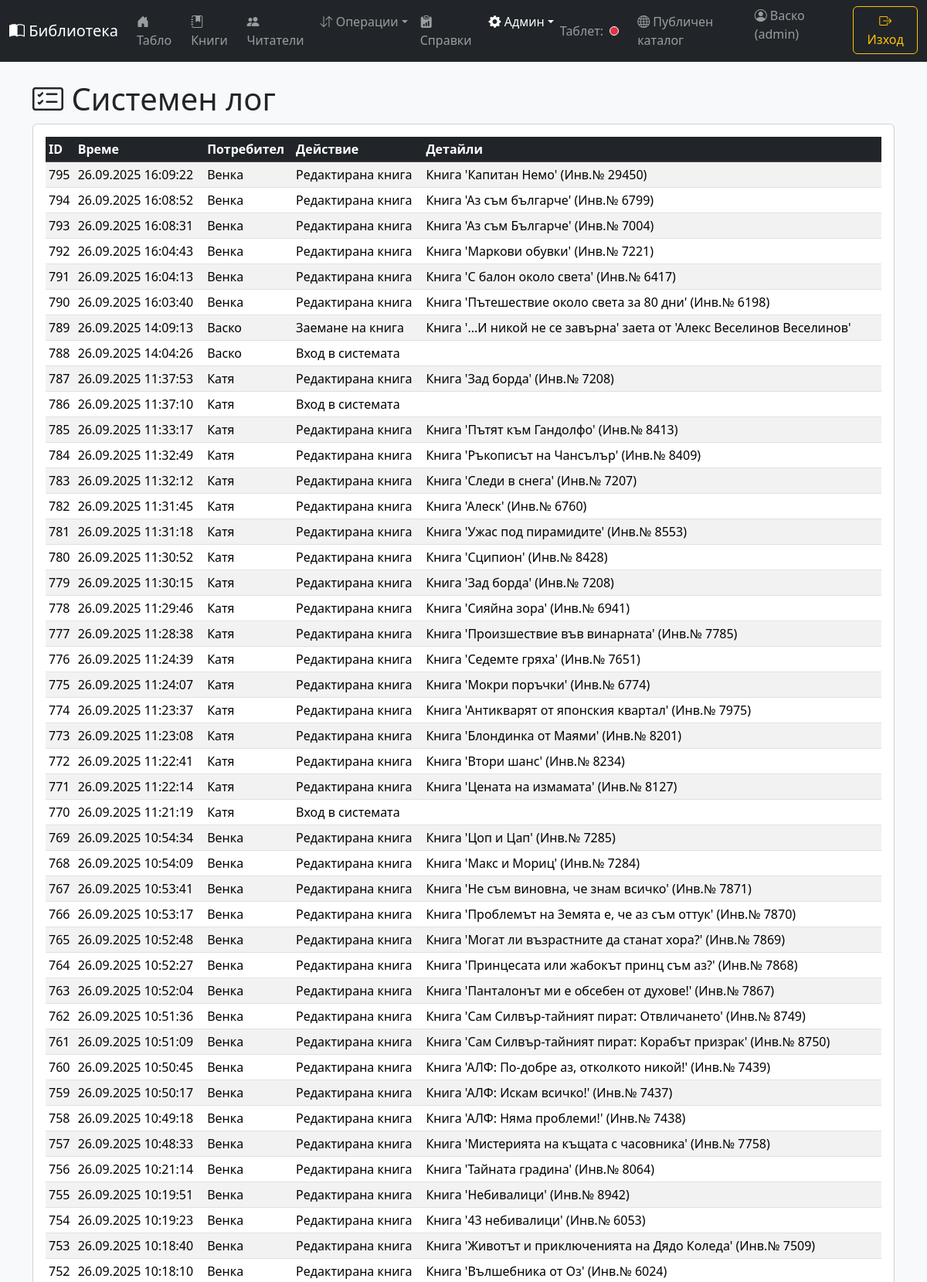
The page /activity_log (signed in, upper part) on the database its author committed.
### tables this page shows
CREATE TABLE activity_log ( id INTEGER PRIMARY KEY AUTOINCREMENT, timestamp DATETIME DEFAULT CURRENT_TIMESTAMP, username TEXT NOT NULL, action TEXT NOT NULL, details TEXT );

### application/routes_auth.py (the view)
@auth_bp.route('/activity_log')
@login_required
def activity_log_page():
    page = request.args.get('page', 1, type=int)
    per_page = 50
    offset = (page - 1) * per_page
    conn = get_db()
    total_logs = conn.execute("SELECT COUNT(*) FROM activity_log").fetchone()[0]
    log_entries = conn.execute("SELECT * FROM activity_log ORDER BY id DESC LIMIT ? OFFSET ?",
                               (per_page, offset)).fetchall()
    total_pages = (total_logs + per_page - 1) // per_page
    return render_template('activity_log.html', log_entries=log_entries, page=page, total_pages=total_pages)

### application/utils.py (called while the page is built)
def login_required(f):
    @wraps(f)
    def decorated_function(*args, **kwargs):
        if 'user_id' not in session:
            return redirect(url_for('auth.login_page'))
        return f(*args, **kwargs)
    return decorated_function

### application/templates/activity_log.html (shortened to what this page needs)
{% extends "base.html" %}
{% block content %}
<h1><i class="bi bi-card-checklist"></i> Системен лог</h1>
<div class="card">
    <div class="card-body">
        <div class="table-responsive">
            <table class="table table-sm table-striped table-hover">
                <thead class="table-dark">
                    <tr>
                        <th>ID</th>
                        <th>Време</th>
                        <th>Потребител</th>
                        <th>Действие</th>
                        <th>Детайли</th>
                    </tr>
                </thead>
                <tbody>
                    {% for entry in log_entries %}
                    <tr>
                        <td>{{ entry.id }}</td>
                        <td>{{ entry.timestamp|dmy }}</td>
                        <td>{{ entry.username }}</td>
                        <td>{{ entry.action }}</td>
                        <td>{{ entry.details }}</td>
                    </tr>
                    {% else %}
                    <tr>
                        <td colspan="5" class="text-center">Няма записи в лога.</td>
                    </tr>
                    {% endfor %}
                </tbody>
            </table>
        </div>
    </div>
</div>
{% endblock %}

### application/templates/base.html (shortened to what this page needs)
<!DOCTYPE html>
<html lang="bg">
<head>
    <link href="https://cdn.jsdelivr.net/npm/bootstrap@5.3.3/dist/css/bootstrap.min.css" rel="stylesheet">
    <link rel="stylesheet" href="https://cdn.jsdelivr.net/npm/bootstrap-icons@1.11.3/font/bootstrap-icons.css">
    <link rel="stylesheet" href="{{ url_for('static', filename='app.css') }}">
</head>
<body>
    <nav class="navbar navbar-expand-lg navbar-dark bg-dark sticky-top">
        <div class="container-fluid">
            <a class="navbar-brand" href="{{ url_for('main.index') }}"><i class="bi bi-book-half"></i> Библиотека</a>
            <div class="collapse navbar-collapse" id="navbarNav">
                {% if session.user_id %}
                <ul class="navbar-nav me-auto mb-2 mb-lg-0">
                    <li class="nav-item"><a class="nav-link {% if request.endpoint == 'main.index' %}active{% endif %}" href="{{ url_for('main.index') }}"><i class="bi bi-house-door-fill"></i> Табло</a></li>
                    <li class="nav-item"><a class="nav-link {% if 'books' in request.endpoint %}active{% endif %}" href="{{ url_for('books.books_list_page') }}"><i class="bi bi-journal-bookmark-fill"></i> Книги</a></li>
                    <li class="nav-item"><a class="nav-link {% if 'readers' in request.endpoint %}active{% endif %}" href="{{ url_for('readers.readers_list_page') }}"><i class="bi bi-people-fill"></i> Читатели</a></li>
                    <li class="nav-item dropdown">
                        <a class="nav-link dropdown-toggle {% if 'transaction' in request.endpoint %}active{% endif %}" href="#" id="navbarDropdownTransactions" role="button" data-bs-toggle="dropdown" aria-expanded="false"><i class="bi bi-arrow-down-up"></i> Операции</a>
                    </li>
                     <li class="nav-item"><a class="nav-link {% if 'reports' in request.endpoint %}active{% endif %}" href="{{ url_for('reports.reports_page') }}"><i class="bi bi-clipboard-data-fill"></i> Справки</a></li>
                    {% if session.role == 'admin' %}
                    <li class="nav-item dropdown">
                        <a class="nav-link dropdown-toggle {% if 'auth' in request.endpoint or 'settings' in request.endpoint %}active{% endif %}" href="#" id="navbarDropdownAdmin" role="button" data-bs-toggle="dropdown" aria-expanded="false"><i class="bi bi-gear-fill"></i> Админ</a>
                    </li>
                    {% endif %}
                </ul>
                <ul class="navbar-nav ms-auto">
                    <li class="nav-item d-flex align-items-center me-3">
                        <span class="navbar-text">Таблет:</span>
                        <span id="tablet-status-dot" class="status-dot dot-red" title="Таблетът не е свързан"></span>
                    </li>
                     <li class="nav-item"><a class="nav-link" href="{{ url_for('public.public_catalog_page') }}" target="_blank"><i class="bi bi-globe"></i> Публичен каталог</a></li>
                    <li class="nav-item"><span class="navbar-text me-3"><i class="bi bi-person-circle"></i> {{ session.username }} ({{ session.role }})</span></li>
                    <li class="nav-item"><a href="{{ url_for('auth.logout') }}" class="btn btn-outline-warning"><i class="bi bi-box-arrow-right"></i> Изход</a></li>
                </ul>
                {% endif %}
            </div>
        </div>
    </nav>
    <main class="container mt-4">
        {% block content %}{% endblock %}
    </main>
</body>
</html>

### application/static/app.css (style rules this page uses)
body { display: flex; flex-direction: column; min-height: 100vh; background-color: #f8f9fa; }
main { flex-grow: 1; }
.status-dot { height: 12px; width: 12px; background-color: #bbb; border-radius: 50%; display: inline-block; margin-left: 8px; border: 1px solid #fff; vertical-align: middle; }
.dot-red { background-color: #dc3545; }

### rows shown on the page
activity_log: id "795", timestamp|dmy "26.09.2025 16:09:22", username "Венка", action "Редактирана книга", details "Книга 'Капитан Немо' (Инв.№ 29450)"
activity_log: id "794", timestamp|dmy "26.09.2025 16:08:52", username "Венка", action "Редактирана книга", details "Книга 'Аз съм българче' (Инв.№ 6799)"
activity_log: id "793", timestamp|dmy "26.09.2025 16:08:31", username "Венка", action "Редактирана книга", details "Книга 'Аз съм Българче' (Инв.№ 7004)"
activity_log: id "792", timestamp|dmy "26.09.2025 16:04:43", username "Венка", action "Редактирана книга", details "Книга 'Маркови обувки' (Инв.№ 7221)"
activity_log: id "791", timestamp|dmy "26.09.2025 16:04:13", username "Венка", action "Редактирана книга", details "Книга 'С балон около света' (Инв.№ 6417)"
activity_log: id "790", timestamp|dmy "26.09.2025 16:03:40", username "Венка", action "Редактирана книга", details "Книга 'Пътешествие около света за 80 дни' (Инв.№ 6198)"
activity_log: id "789", timestamp|dmy "26.09.2025 14:09:13", username "Васко", action "Заемане на книга", details "Книга '...И никой не се завърна' заета от 'Алекс Веселинов Веселинов'"
activity_log: id "788", timestamp|dmy "26.09.2025 14:04:26", username "Васко", action "Вход в системата"
activity_log: id "787", timestamp|dmy "26.09.2025 11:37:53", username "Катя", action "Редактирана книга", details "Книга 'Зад борда' (Инв.№ 7208)"
activity_log: id "786", timestamp|dmy "26.09.2025 11:37:10", username "Катя", action "Вход в системата"
activity_log: id "785", timestamp|dmy "26.09.2025 11:33:17", username "Катя", action "Редактирана книга", details "Книга 'Пътят към Гандолфо' (Инв.№ 8413)"
activity_log: id "784", timestamp|dmy "26.09.2025 11:32:49", username "Катя", action "Редактирана книга", details "Книга 'Ръкописът на Чансълър' (Инв.№ 8409)"
activity_log: id "783", timestamp|dmy "26.09.2025 11:32:12", username "Катя", action "Редактирана книга", details "Книга 'Следи в снега' (Инв.№ 7207)"
activity_log: id "782", timestamp|dmy "26.09.2025 11:31:45", username "Катя", action "Редактирана книга", details "Книга 'Алеск' (Инв.№ 6760)"
activity_log: id "781", timestamp|dmy "26.09.2025 11:31:18", username "Катя", action "Редактирана книга", details "Книга 'Ужас под пирамидите' (Инв.№ 8553)"
activity_log: id "780", timestamp|dmy "26.09.2025 11:30:52", username "Катя", action "Редактирана книга", details "Книга 'Сципион' (Инв.№ 8428)"
activity_log: id "779", timestamp|dmy "26.09.2025 11:30:15", username "Катя", action "Редактирана книга", details "Книга 'Зад борда' (Инв.№ 7208)"
activity_log: id "778", timestamp|dmy "26.09.2025 11:29:46", username "Катя", action "Редактирана книга", details "Книга 'Сияйна зора' (Инв.№ 6941)"
activity_log: id "777", timestamp|dmy "26.09.2025 11:28:38", username "Катя", action "Редактирана книга", details "Книга 'Произшествие във винарната' (Инв.№ 7785)"
activity_log: id "776", timestamp|dmy "26.09.2025 11:24:39", username "Катя", action "Редактирана книга", details "Книга 'Седемте гряха' (Инв.№ 7651)"
activity_log: id "775", timestamp|dmy "26.09.2025 11:24:07", username "Катя", action "Редактирана книга", details "Книга 'Мокри поръчки' (Инв.№ 6774)"
activity_log: id "774", timestamp|dmy "26.09.2025 11:23:37", username "Катя", action "Редактирана книга", details "Книга 'Антикварят от японския квартал' (Инв.№ 7975)"
activity_log: id "773", timestamp|dmy "26.09.2025 11:23:08", username "Катя", action "Редактирана книга", details "Книга 'Блондинка от Маями' (Инв.№ 8201)"
activity_log: id "772", timestamp|dmy "26.09.2025 11:22:41", username "Катя", action "Редактирана книга", details "Книга 'Втори шанс' (Инв.№ 8234)"
activity_log: id "771", timestamp|dmy "26.09.2025 11:22:14", username "Катя", action "Редактирана книга", details "Книга 'Цената на измамата' (Инв.№ 8127)"
activity_log: id "770", timestamp|dmy "26.09.2025 11:21:19", username "Катя", action "Вход в системата"
activity_log: id "769", timestamp|dmy "26.09.2025 10:54:34", username "Венка", action "Редактирана книга", details "Книга 'Цоп и Цап' (Инв.№ 7285)"
activity_log: id "768", timestamp|dmy "26.09.2025 10:54:09", username "Венка", action "Редактирана книга", details "Книга 'Макс и Мориц' (Инв.№ 7284)"
activity_log: id "767", timestamp|dmy "26.09.2025 10:53:41", username "Венка", action "Редактирана книга", details "Книга 'Не съм виновна, че знам всичко' (Инв.№ 7871)"
activity_log: id "766", timestamp|dmy "26.09.2025 10:53:17", username "Венка", action "Редактирана книга", details "Книга 'Проблемът на Земята е, че аз съм оттук' (Инв.№ 7870)"
activity_log: id "765", timestamp|dmy "26.09.2025 10:52:48", username "Венка", action "Редактирана книга", details "Книга 'Могат ли възрастните да станат хора?' (Инв.№ 7869)"
activity_log: id "764", timestamp|dmy "26.09.2025 10:52:27", username "Венка", action "Редактирана книга", details "Книга 'Принцесата или жабокът принц съм аз?' (Инв.№ 7868)"
activity_log: id "763", timestamp|dmy "26.09.2025 10:52:04", username "Венка", action "Редактирана книга", details "Книга 'Панталонът ми е обсебен от духове!' (Инв.№ 7867)"
activity_log: id "762", timestamp|dmy "26.09.2025 10:51:36", username "Венка", action "Редактирана книга", details "Книга 'Сам Силвър-тайният пират: Отвличането' (Инв.№ 8749)"
activity_log: id "761", timestamp|dmy "26.09.2025 10:51:09", username "Венка", action "Редактирана книга", details "Книга 'Сам Силвър-тайният пират: Корабът призрак' (Инв.№ 8750)"
activity_log: id "760", timestamp|dmy "26.09.2025 10:50:45", username "Венка", action "Редактирана книга", details "Книга 'АЛФ: По-добре аз, отколкото никой!' (Инв.№ 7439)"
activity_log: id "759", timestamp|dmy "26.09.2025 10:50:17", username "Венка", action "Редактирана книга", details "Книга 'АЛФ: Искам всичко!' (Инв.№ 7437)"
activity_log: id "758", timestamp|dmy "26.09.2025 10:49:18", username "Венка", action "Редактирана книга", details "Книга 'АЛФ: Няма проблеми!' (Инв.№ 7438)"
activity_log: id "757", timestamp|dmy "26.09.2025 10:48:33", username "Венка", action "Редактирана книга", details "Книга 'Мистерията на къщата с часовника' (Инв.№ 7758)"
activity_log: id "756", timestamp|dmy "26.09.2025 10:21:14", username "Венка", action "Редактирана книга", details "Книга 'Тайната градина' (Инв.№ 8064)"
activity_log: id "755", timestamp|dmy "26.09.2025 10:19:51", username "Венка", action "Редактирана книга", details "Книга 'Небивалици' (Инв.№ 8942)"
activity_log: id "754", timestamp|dmy "26.09.2025 10:19:23", username "Венка", action "Редактирана книга", details "Книга '43 небивалици' (Инв.№ 6053)"
activity_log: id "753", timestamp|dmy "26.09.2025 10:18:40", username "Венка", action "Редактирана книга", details "Книга 'Животът и приключенията на Дядо Коледа' (Инв.№ 7509)"
activity_log: id "752", timestamp|dmy "26.09.2025 10:18:10", username "Венка", action "Редактирана книга", details "Книга 'Вълшебника от Оз' (Инв.№ 6024)"

### other values the page prints
{{ session.username }} "Васко"
{{ session.role }} "admin"
